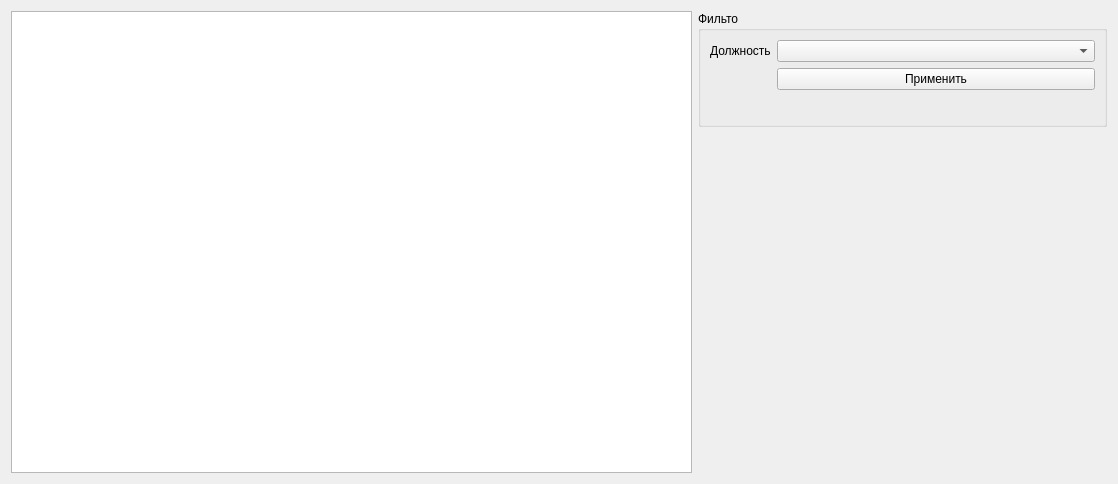
<?xml version="1.0" encoding="UTF-8"?>
<ui version="4.0">
 <class>TeacherWidget</class>
 <widget class="QWidget" name="TeacherWidget">
  <property name="geometry">
   <rect>
    <x>0</x>
    <y>0</y>
    <width>1118</width>
    <height>484</height>
   </rect>
  </property>
  <property name="windowTitle">
   <string>Form</string>
  </property>
  <layout class="QHBoxLayout" name="horizontalLayout" stretch="5,3">
   <item>
    <widget class="QTableWidget" name="tableWidget"/>
   </item>
   <item>
    <layout class="QVBoxLayout" name="verticalLayout" stretch="1,3">
     <item>
      <widget class="QGroupBox" name="groupBox">
       <property name="title">
        <string>Фильто</string>
       </property>
       <layout class="QFormLayout" name="formLayout">
        <item row="0" column="0">
         <widget class="QLabel" name="positionLabel">
          <property name="text">
           <string>Должность</string>
          </property>
         </widget>
        </item>
        <item row="0" column="1">
         <widget class="QComboBox" name="positionComboBox"/>
        </item>
        <item row="1" column="1">
         <widget class="QPushButton" name="filterPushButton">
          <property name="text">
           <string>Применить</string>
          </property>
         </widget>
        </item>
       </layout>
      </widget>
     </item>
     <item>
      <spacer name="verticalSpacer">
       <property name="orientation">
        <enum>Qt::Vertical</enum>
       </property>
       <property name="sizeHint" stdset="0">
        <size>
         <width>86</width>
         <height>40</height>
        </size>
       </property>
      </spacer>
     </item>
    </layout>
   </item>
  </layout>
 </widget>
 <resources/>
 <connections/>
</ui>
